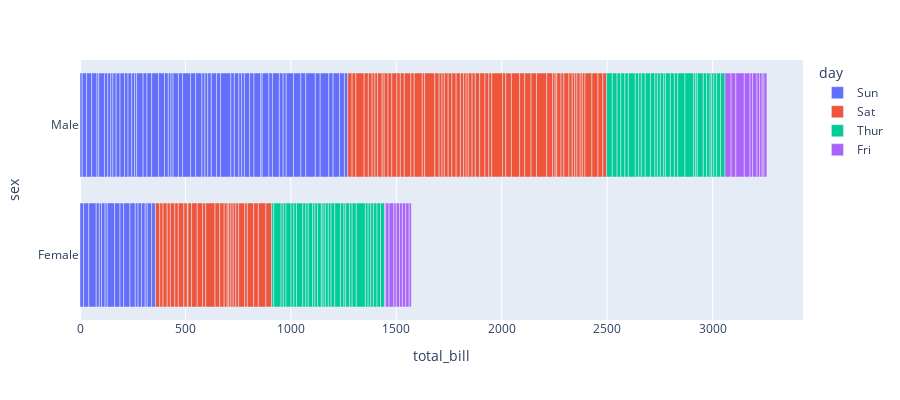

Notebook code cell kept with this figure:
### Code cell
fig = px.bar(tips, x='total_bill', y='sex', orientation='h', color='day',
            hover_data=['tip','smoker'], height=400)
fig.show()

### Figure 1 — Plotly figure (JSON) as saved in the notebook; plotly's stock layout.template omitted (floating-point values rounded to 4 significant figures; data arrays with more than 128 entries replaced by an {"elided": "..."} marker saying what was removed)
{"data": [{"alignmentgroup": "True", "customdata": {"elided": "76x2 mixed values"}, "hovertemplate": "day=Sun<br>total_bill=%{x}<br>sex=%{y}<br>tip=%{customdata[0]}<br>smoker=%{customdata[1]}<extra></extra>", "legendgroup": "Sun", "marker": {"color": "#636efa"}, "name": "Sun", "offsetgroup": "Sun", "orientation": "h", "showlegend": true, "textposition": "auto", "type": "bar", "x": [16.99, 10.34, 21.01, 23.68, 24.59, 25.29, 8.77, 26.88, 15.04, 14.78, 10.27, 35.26, 15.42, 18.43, 14.83, 21.58, 10.33, 16.29, 16.97, 17.46, 13.94, 9.68, 30.4, 18.29, 22.23, 32.4, 28.55, 18.04, 12.54, 10.29, 34.81, 9.94, 25.56, 19.49, 38.07, 23.95, 25.71, 17.31, 29.93, 14.07, 13.13, 17.26, 24.55, 19.77, 29.85, 48.17, 25, 13.39, 16.49, 21.5, 12.66, 16.21, 13.81, 17.51, 24.52, 20.76, 31.71, 7.25, 31.85, 16.82, 32.9, 17.89, 14.48, 9.6, 34.63, 34.65, 23.33, 45.35, 23.17, 40.55, 20.69, 20.9, 30.46, 18.15, 23.1, 15.69], "xaxis": "x", "y": ["Female", "Male", "Male", "Male", "Female", "Male", "Male", "Male", "Male", "Male", "Male", "Female", "Male", "Male", "Female", "Male", "Female", "Male", "Female", "Male", "Male", "Male", "Male", "Male", "Male", "Male", "Male", "Male", "Male", "Female", "Female", "Male", "Male", "Male", "Male", "Male", "Female", "Female", "Male", "Male", "Male", "Male", "Male", "Male", "Female", "Male", "Female", "Female", "Male", "Male", "Male", "Female", "Male", "Female", "Male", "Male", "Male", "Male", "Male", "Male", "Male", "Male", "Male", "Female", "Male", "Male", "Male", "Male", "Male", "Male", "Male", "Female", "Male", "Female", "Male", "Male"], "yaxis": "y"}, {"alignmentgroup": "True", "customdata": {"elided": "87x2 mixed values"}, "hovertemplate": "day=Sat<br>total_bill=%{x}<br>sex=%{y}<br>tip=%{customdata[0]}<br>smoker=%{customdata[1]}<extra></extra>", "legendgroup": "Sat", "marker": {"color": "#EF553B"}, "name": "Sat", "offsetgroup": "Sat", "orientation": "h", "showlegend": true, "textposition": "auto", "type": "bar", "x": [20.65, 17.92, 20.29, 15.77, 39.42, 19.82, 17.81, 13.37, 12.69, 21.7, 19.65, 9.55, 18.35, 15.06, 20.69, 17.78, 24.06, 16.31, 16.93, 18.69, 31.27, 16.04, 38.01, 26.41, 11.24, 48.27, 20.29, 13.81, 11.02, 18.29, 17.59, 20.08, 16.45, 3.07, 20.23, 15.01, 12.02, 17.07, 26.86, 25.28, 14.73, 10.51, 17.92, 44.3, 22.42, 20.92, 15.36, 20.49, 25.21, 18.24, 14.31, 14, 7.25, 10.59, 10.63, 50.81, 15.81, 26.59, 38.73, 24.27, 12.76, 30.06, 25.89, 48.33, 13.27, 28.17, 12.9, 28.15, 11.59, 7.74, 30.14, 20.45, 13.28, 22.12, 24.01, 15.69, 11.61, 10.77, 15.53, 10.07, 12.6, 32.83, 35.83, 29.03, 27.18, 22.67, 17.82], "xaxis": "x", "y": ["Male", "Male", "Female", "Female", "Male", "Male", "Male", "Male", "Male", "Male", "Female", "Male", "Male", "Female", "Female", "Male", "Male", "Male", "Female", "Male", "Male", "Male", "Male", "Female", "Male", "Male", "Male", "Male", "Male", "Male", "Male", "Male", "Female", "Female", "Male", "Male", "Male", "Female", "Female", "Female", "Female", "Male", "Male", "Female", "Female", "Female", "Male", "Male", "Male", "Male", "Female", "Male", "Female", "Female", "Female", "Male", "Male", "Male", "Male", "Male", "Female", "Male", "Male", "Male", "Female", "Female", "Female", "Male", "Male", "Male", "Female", "Male", "Male", "Female", "Male", "Male", "Male", "Male", "Male", "Male", "Male", "Male", "Female", "Male", "Female", "Male", "Male"], "yaxis": "y"}, {"alignmentgroup": "True", "customdata": [[4, "No"], [3, "No"], [2.71, "No"], [3, "Yes"], [3.4, "No"], [1.83, "No"], [5, "Yes"], [2.03, "No"], [5.17, "No"], [2, "No"], [4, "No"], [5.85, "No"], [3, "No"], [1.5, "No"], [1.8, "No"], [2.92, "No"], [2.31, "No"], [1.68, "No"], [2.5, "No"], [2, "No"], [2.52, "No"], [4.2, "No"], [1.48, "No"], [2, "No"], [2, "No"], [2.18, "No"], [1.5, "No"], [2.83, "No"], [1.5, "No"], [2, "No"], [3.25, "No"], [1.25, "No"], [2, "No"], [2, "No"], [2, "Yes"], [2.75, "No"], [3.5, "No"], [6.7, "No"], [5, "No"], [5, "No"], [2.3, "No"], [1.5, "No"], [1.36, "No"], [1.63, "No"], [1.73, "No"], [2, "No"], [4.19, "Yes"], [2.56, "Yes"], [2.02, "Yes"], [4, "Yes"], [1.44, "No"], [2, "Yes"], [5, "Yes"], [2, "Yes"], [2, "Yes"], [4, "Yes"], [2.01, "Yes"], [2, "Yes"], [2.5, "Yes"], [4, "Yes"], [3.23, "Yes"], [3, "No"]], "hovertemplate": "day=Thur<br>total_bill=%{x}<br>sex=%{y}<br>tip=%{customdata[0]}<br>smoker=%{customdata[1]}<extra></extra>", "legendgroup": "Thur", "marker": {"color": "#00cc96"}, "name": "Thur", "offsetgroup": "Thur", "orientation": "h", "showlegend": true, "textposition": "auto", "type": "bar", "x": [27.2, 22.76, 17.29, 19.44, 16.66, 10.07, 32.68, 15.98, 34.83, 13.03, 18.28, 24.71, 21.16, 10.65, 12.43, 24.08, 11.69, 13.42, 14.26, 15.95, 12.48, 29.8, 8.52, 14.52, 11.38, 22.82, 19.08, 20.27, 11.17, 12.26, 18.26, 8.51, 10.33, 14.15, 16, 13.16, 17.47, 34.3, 41.19, 27.05, 16.43, 8.35, 18.64, 11.87, 9.78, 7.51, 19.81, 28.44, 15.48, 16.58, 7.56, 10.34, 43.11, 13, 13.51, 18.71, 12.74, 13, 16.4, 20.53, 16.47, 18.78], "xaxis": "x", "y": ["Male", "Male", "Male", "Male", "Male", "Female", "Male", "Male", "Female", "Male", "Male", "Male", "Male", "Female", "Female", "Female", "Male", "Female", "Male", "Male", "Female", "Female", "Male", "Female", "Female", "Male", "Male", "Female", "Female", "Female", "Female", "Female", "Female", "Female", "Male", "Female", "Female", "Male", "Male", "Female", "Female", "Female", "Female", "Female", "Male", "Male", "Female", "Male", "Male", "Male", "Male", "Male", "Female", "Female", "Male", "Male", "Female", "Female", "Female", "Male", "Female", "Female"], "yaxis": "y"}, {"alignmentgroup": "True", "customdata": [[3, "Yes"], [3.5, "No"], [1, "Yes"], [4.3, "Yes"], [3.25, "No"], [4.73, "Yes"], [4, "Yes"], [1.5, "Yes"], [3, "Yes"], [1.5, "No"], [2.5, "Yes"], [3, "Yes"], [2.2, "Yes"], [3.48, "Yes"], [1.92, "Yes"], [3, "No"], [1.58, "Yes"], [2.5, "Yes"], [2, "Yes"]], "hovertemplate": "day=Fri<br>total_bill=%{x}<br>sex=%{y}<br>tip=%{customdata[0]}<br>smoker=%{customdata[1]}<extra></extra>", "legendgroup": "Fri", "marker": {"color": "#ab63fa"}, "name": "Fri", "offsetgroup": "Fri", "orientation": "h", "showlegend": true, "textposition": "auto", "type": "bar", "x": [28.97, 22.49, 5.75, 16.32, 22.75, 40.17, 27.28, 12.03, 21.01, 12.46, 11.35, 15.38, 12.16, 13.42, 8.58, 15.98, 13.42, 16.27, 10.09], "xaxis": "x", "y": ["Male", "Male", "Female", "Female", "Female", "Male", "Male", "Male", "Male", "Male", "Female", "Female", "Male", "Female", "Male", "Female", "Male", "Female", "Female"], "yaxis": "y"}], "layout": {"barmode": "relative", "height": 400, "legend": {"title": {"text": "day"}, "tracegroupgap": 0}, "margin": {"t": 60}, "xaxis": {"anchor": "y", "domain": [0, 1], "title": {"text": "total_bill"}}, "yaxis": {"anchor": "x", "domain": [0, 1], "title": {"text": "sex"}}}}
